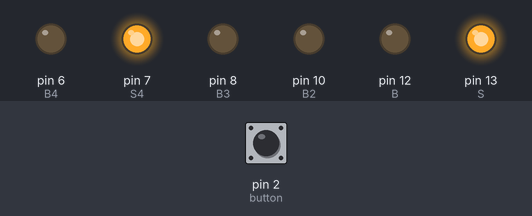
A sketch run on a simulated Arduino Uno, built with avr-gcc and run on an emulated ATmega328P. Shown: output pins drawn as LEDs (lit = HIGH). The inputs (shaded band) are chosen by the test bench; at power-on: pin 2 (button) HIGH. Pins used as bus, display or sensor lines are not drawn.

Above: at 9.0 s.
At 18.5 s:
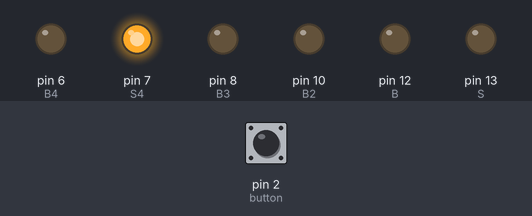
At 20.2 s:
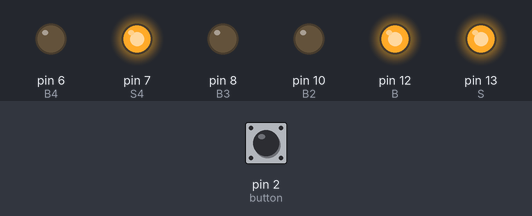
Timing chart, 0 to 20.7 s (numbered marks = the images above):
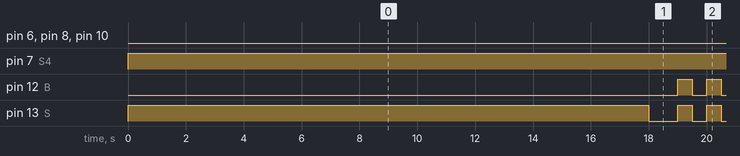

Measured:
- by itself, pin 6 (B4): LOW → HIGH at 30.9 s, → LOW 0.50 s later, → HIGH 0.50 s later, → LOW 0.50 s later, … (42 changes in this stretch)
- by itself, pin 7 (S4), pin 13 (S): repeats every 15.9 s: LOW 1.0 s, 3 × (HIGH 0.50 s, LOW 0.50 s), HIGH 11.9 s
- by itself, pin 8 (B3): LOW → HIGH at 26.9 s, → LOW 0.50 s later, → HIGH 0.50 s later, → LOW 0.50 s later, … (42 changes in this stretch)
- by itself, pin 10 (B2): repeats every 15.9 s: LOW 0.50 s, HIGH 0.30 s, LOW 0.50 s, HIGH 0.80 s, LOW 13.5 s, HIGH 0.30 s
- by itself, pin 12 (B): repeats every 15.9 s: LOW 0.50 s, HIGH 0.50 s, LOW 0.50 s, HIGH 1.0 s, LOW 12.9 s, HIGH 0.50 s

The sketch:

lp.ino
```cpp
int S=13;
int B=12;

int S2=11;
int B2=10;

int S3=9;
int B3=8;

int S4=7;
int B4=6;
int button=2;
 int contador=0;
int estadoBoton = 0;
int estadoAnterior = LOW;
void setup()
{
  pinMode(S, OUTPUT);
  pinMode(B, OUTPUT);
  pinMode(S2, OUTPUT);
  pinMode(B2, OUTPUT);
  pinMode(S3, OUTPUT);
  pinMode(B3, OUTPUT);
  pinMode(S4, OUTPUT);
  pinMode(B4, OUTPUT);
  pinMode(button, INPUT_PULLUP);

}

void loop()
{
  digitalWrite(S,HIGH);
  digitalWrite(B,LOW);
  digitalWrite(S2,HIGH);
  digitalWrite(B2,LOW);
  digitalWrite(S3,HIGH);
  digitalWrite(B3,LOW);
  digitalWrite(S4,HIGH);
  digitalWrite(B4,LOW);


  estadoBoton = digitalRead(2);
   if (digitalRead(2)==HIGH)
 {
  contador ++;
 }
  if (contador > 4)
  {
    contador = 0;
  }
if ((estadoBoton == HIGH) && ( estadoAnterior == LOW)){
 delay(18000);
  while (contador==1)
  {

  semaforoA();
  semaforoB();
  semaforoC();
  semaforoD();
  interrupts();
  }

  while(contador==2)
  {
  semaforoD();
  semaforoC();
  semaforoB();
  semaforoA();
  interrupts();
  }
  while (contador==3)
  {
   secuencia_AC_BD();
   interrupts();
  }

  while(contador==4)
  {
    semaforoA();
    semaforoC();
    semaforoB();
    semaforoD();
    interrupts();
  }
}
delay(18000);
}


void semaforoA()
{

  digitalWrite(S,LOW);
  digitalWrite(B,LOW);
  delay(500);
for(int i=1;i<4;i++)
{
  digitalWrite(S,LOW);
  digitalWrite(B,LOW);
  delay(500);
  digitalWrite(S,HIGH);
  digitalWrite(B,HIGH);
  delay(500);
}
  digitalWrite(S,LOW);
  digitalWrite(B,HIGH);
  delay(500);

  digitalWrite(S,HIGH);
  digitalWrite(B,LOW);
}

void semaforoB()
{
  digitalWrite(S2,LOW);
  digitalWrite(B2,LOW);
  delay(1000);
for(int i=1;i<4;i++)
{
  digitalWrite(S2,LOW);
  digitalWrite(B2,LOW);
  delay(500);
  digitalWrite(S2,HIGH);
  digitalWrite(B2,HIGH);
  delay(300);
}

  digitalWrite(S2,LOW);
  digitalWrite(B2,HIGH);
  delay(500);

  digitalWrite(S2,HIGH);
  digitalWrite(B2,LOW);

}

void semaforoC()
{

  digitalWrite(S3,LOW);
  digitalWrite(B3,LOW);
  delay(500);
for(int i=1;i<4;i++)
{
  digitalWrite(S3,LOW);
  digitalWrite(B3,LOW);
  delay(500);
  digitalWrite(S3,HIGH);
  digitalWrite(B3,HIGH);
  delay(500);
}

  digitalWrite(S3,LOW);
  digitalWrite(B3,HIGH);
  delay(500);

  digitalWrite(S3,HIGH);
  digitalWrite(B3,LOW);

}

void semaforoD()
{
  digitalWrite(S4,LOW);
  digitalWrite(B4,LOW);
  delay(500);
for(int i=1;i<4;i++)
{
  digitalWrite(S4,LOW);
  digitalWrite(B4,LOW);
  delay(500);
  digitalWrite(S4,HIGH);
  digitalWrite(B4,HIGH);
  delay(500);
}
  digitalWrite(S4,LOW);
  digitalWrite(B4,HIGH);
  delay(500);

  digitalWrite(S4,HIGH);
  digitalWrite(B4,LOW);
}


void secuencia_AC_BD()
{

  digitalWrite(S,LOW);
  digitalWrite(B,LOW);
  digitalWrite(S3,LOW);
  digitalWrite(B3,LOW);
  delay(1000);
for(int i=1;i<4;i++)
{
  digitalWrite(S,LOW);
  digitalWrite(B,LOW);
  digitalWrite(S3,LOW);
  digitalWrite(B3,LOW);
  delay(500);
  digitalWrite(S,HIGH);
  digitalWrite(B,HIGH);
  digitalWrite(S3,HIGH);
  digitalWrite(B3,HIGH);
  delay(500);
}
  digitalWrite(S,LOW);
  digitalWrite(B,HIGH);
  digitalWrite(S3,LOW);
  digitalWrite(B3,HIGH);
  delay(1000);

  digitalWrite(S,HIGH);
  digitalWrite(B,LOW);
  digitalWrite(S3,HIGH);
  digitalWrite(B3,LOW);

 digitalWrite(S2,HIGH);
 digitalWrite(B2,HIGH);
 digitalWrite(S4,HIGH);
 digitalWrite(B4,HIGH);

  digitalWrite(S2,LOW);
  digitalWrite(B2,LOW);
  digitalWrite(S4,LOW);
  digitalWrite(B4,LOW);
  delay(1000);
for(int i=1;i<4;i++)
{
  digitalWrite(S2,LOW);
  digitalWrite(B2,LOW);
  digitalWrite(S4,LOW);
  digitalWrite(B4,LOW);
  delay(500);
  digitalWrite(S2,HIGH);
  digitalWrite(B2,HIGH);
  digitalWrite(S4,HIGH);
  digitalWrite(B4,HIGH);
  delay(500);
}
  digitalWrite(S2,LOW);
  digitalWrite(B2,HIGH);
  digitalWrite(S4,LOW);
  digitalWrite(B4,HIGH);
  delay(1000);

  digitalWrite(S2,HIGH);
  digitalWrite(B2,LOW);
  digitalWrite(S4,HIGH);
  digitalWrite(B4,LOW);
}
```
